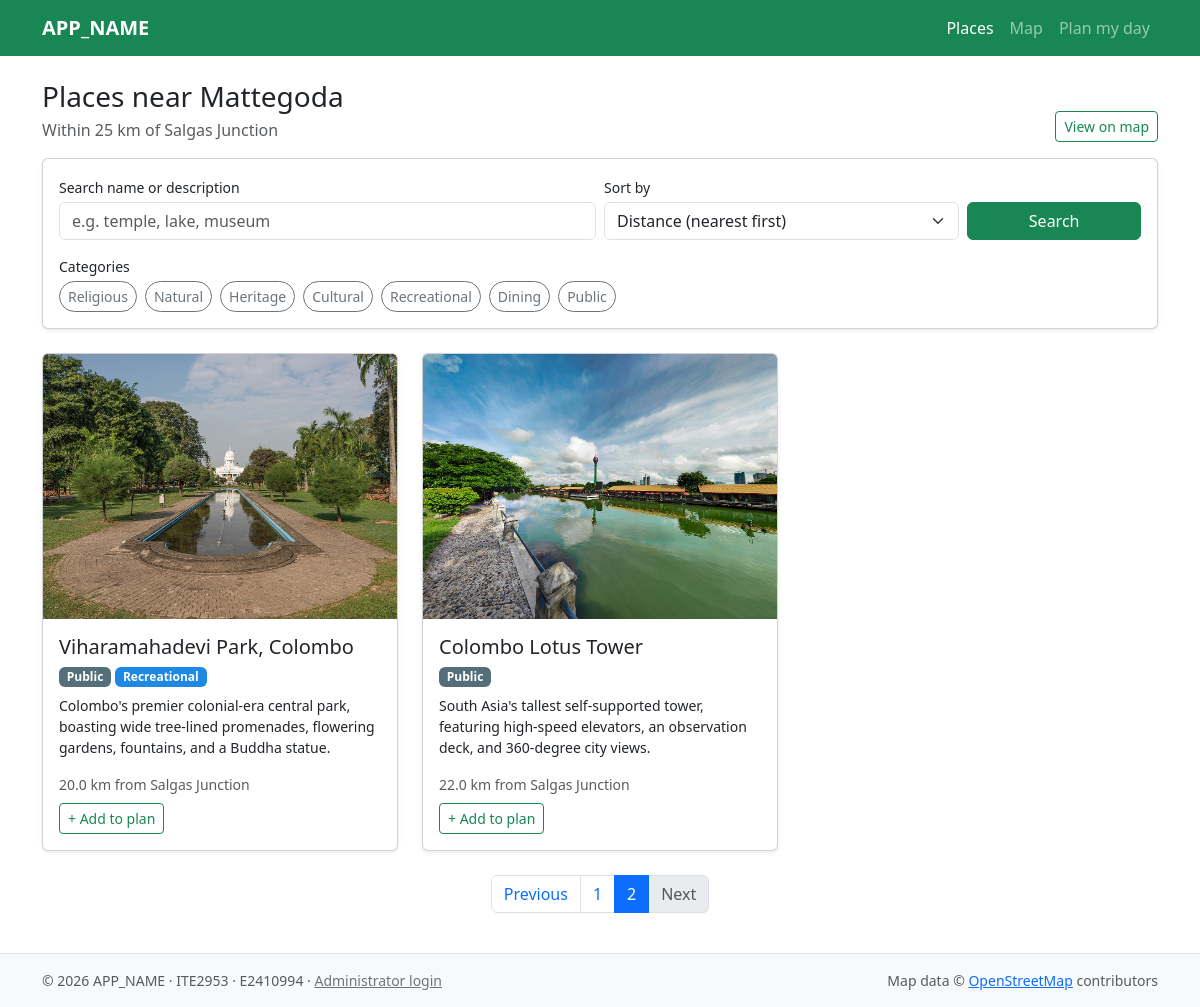
/index.php?sort=distance_asc&page=2, run on the app's committed database.
### tables this page shows
CREATE TABLE category (
  category_id  TINYINT UNSIGNED NOT NULL AUTO_INCREMENT,
  name         VARCHAR(30) NOT NULL,
  badge_colour CHAR(7)     NOT NULL,
  marker_icon  VARCHAR(50) NULL,
  PRIMARY KEY (category_id),
  UNIQUE KEY uq_category_name (name)
);

CREATE TABLE place (
  place_id           INT UNSIGNED NOT NULL AUTO_INCREMENT,
  name               VARCHAR(120) NOT NULL,
  summary            VARCHAR(200) NOT NULL,
  description        TEXT         NOT NULL,
  latitude           DECIMAL(9,6) NOT NULL,
  longitude          DECIMAL(9,6) NOT NULL,
  access_point       VARCHAR(150) NULL,
  opening_time       TIME NULL,
  closing_time       TIME NULL,
  closed_days        SET('Mon','Tue','Wed','Thu','Fri','Sat','Sun','Poya') NOT NULL DEFAULT '',
  entry_fee          VARCHAR(120) NULL,
  best_time          VARCHAR(120) NULL,
  visit_duration_min SMALLINT UNSIGNED NULL,
  travel_tips        TEXT NULL,
  facilities         VARCHAR(255) NULL,
  distance_km        DECIMAL(5,2) NULL,
  travel_min         SMALLINT UNSIGNED NULL,
  info_source        VARCHAR(255) NULL,
  is_active          TINYINT(1) NOT NULL DEFAULT 1,
  created_at         DATETIME NOT NULL DEFAULT CURRENT_TIMESTAMP,
  updated_at         DATETIME NOT NULL DEFAULT CURRENT_TIMESTAMP ON UPDATE CURRENT_TIMESTAMP,
  PRIMARY KEY (place_id),
  KEY idx_place_active_distance (is_active, distance_km)
);

### includes/bootstrap.php (called while the page is built, shortened)
<?php
require_once __DIR__ . '/helpers.php';
spl_autoload_register(function (string $class): void {
    $file = __DIR__ . '/../src/' . $class . '.php';
});

### src/Database.php (called while the page is built, shortened)
<?php
final class Database
{
    private static ?PDO $pdo = null;
    public static function getConnection(): PDO
    {
        if (self::$pdo === null) {
            $dsn = sprintf(
                'mysql:host=%s;port=%d;dbname=%s;charset=utf8mb4',
                DB_HOST, DB_PORT, DB_NAME
            );
            self::$pdo = new PDO($dsn, DB_USER, DB_PASS, [
                PDO::ATTR_ERRMODE            => PDO::ERRMODE_EXCEPTION,
                PDO::ATTR_DEFAULT_FETCH_MODE => PDO::FETCH_ASSOC,
                PDO::ATTR_EMULATE_PREPARES   => false,
            ]);
        }
        return self::$pdo;
    }
}

### src/Category.php (called while the page is built, shortened)
<?php
final class Category
{
    private static ?array $cache = null;
    public static function findAll(): array
    {
        if (self::$cache === null) {
            self::$cache = [];
            $rows = Database::getConnection()
                ->query('SELECT category_id, name, badge_colour, marker_icon FROM category ORDER BY category_id')
                ->fetchAll();
            foreach ($rows as $r) {
                self::$cache[(int) $r['category_id']] = new self(
                    (int) $r['category_id'],
                    $r['name'],
                    $r['badge_colour'],
                    $r['marker_icon']
                );
            }
        }
        return self::$cache;
    }
}

### includes/helpers.php (called while the page is built, shortened)
<?php
function h(?string $value): string
{
    return htmlspecialchars($value ?? '', ENT_QUOTES | ENT_SUBSTITUTE, 'UTF-8');
}
function url(string $path = ''): string
{
    return BASE_URL . '/' . ltrim($path, '/');
}
function selected_categories(array $all): array
{
    $selected = [];
    return array_values(array_unique($selected));
}
function search_keyword(): string
{
    $q = is_string($_GET['q'] ?? null) ? trim($_GET['q']) : '';
    return mb_substr($q, 0, 100);
}
function filter_query(array $categories, string $q): string
{
    return http_build_query(array_filter(['cat' => $categories, 'q' => $q], fn($v) => $v !== '' && $v !== []));
}

### src/Place.php (called while the page is built, shortened)
<?php
final class Place
{
    public readonly array $categoryIds;
    private function __construct(array $row)
    {
        $float = fn(string $k): ?float => isset($row[$k]) ? (float) $row[$k] : null;
        $this->placeId     = (int) $row['place_id'];
        $this->name        = $row['name'];
        $this->summary     = $row['summary'] ?? '';
        $this->distanceKm  = $float('distance_km');
        $this->categoryIds = isset($row['category_ids'])
            ? array_map('intval', explode(',', $row['category_ids']))
            : [];
        $this->thumbPath   = $row['thumb_path'] ?? null;
    }
    public static function findAll(array $filters = [], string $sort = 'distance_asc'): array
    {
        $orderBy = self::SORTS[$sort] ?? self::SORTS['distance_asc'];
        $where   = ['p.is_active = 1'];
        $params  = [];
        $categoryIds = $filters['categories'] ?? [];
        $keyword = trim($filters['q'] ?? '');
        $sql = 'SELECT p.place_id, p.name, p.summary, p.distance_km, p.latitude, p.longitude,
                       p.opening_time, p.closing_time, p.closed_days, p.visit_duration_min, p.travel_tips,
                       GROUP_CONCAT(pc.category_id ORDER BY pc.is_primary DESC, pc.category_id) AS category_ids,
                       (SELECT ph.file_path
                          FROM place_photo ph
                         WHERE ph.place_id = p.place_id
                         ORDER BY ph.sort_order, ph.photo_id
                         LIMIT 1) AS thumb_path
                  FROM place p
                  LEFT JOIN place_category pc ON pc.place_id = p.place_id
                 WHERE ' . implode(' AND ', $where) . '
                 GROUP BY p.place_id, p.name, p.summary, p.distance_km, p.latitude, p.longitude,
                          p.opening_time, p.closing_time, p.closed_days, p.visit_duration_min, p.travel_tips
                 ORDER BY ' . $orderBy;
        $stmt = Database::getConnection()->prepare($sql);
        $stmt->execute($params);
        return array_map(fn(array $row) => new self($row), $stmt->fetchAll());
    }
    public function getCategories(): array
    {
        $all = Category::findAll();
        return array_values(array_filter(
            array_map(fn(int $id) => $all[$id] ?? null, $this->categoryIds)
        ));
    }
}

### index.php (the view, shortened to what this page needs)
<?php
require __DIR__ . '/includes/bootstrap.php';
$sortOptions = [
    'distance_asc'  => 'Distance (nearest first)',
    'distance_desc' => 'Distance (farthest first)',
    'name'          => 'Name (A–Z)',
];
$sort = $_GET['sort'] ?? 'distance_asc';
$allCategories = Category::findAll();
$selected      = selected_categories($allCategories);
$q             = search_keyword();
$mapUrl        = url('map.php' . (filter_query($selected, $q) !== '' ? '?' . filter_query($selected, $q) : ''));
$places     = Place::findAll(['categories' => $selected, 'q' => $q], $sort);
$total      = count($places);
$totalPages = max(1, (int) ceil($total / PER_PAGE));
$page       = filter_input(INPUT_GET, 'page', FILTER_VALIDATE_INT, ['options' => ['min_range' => 1]]) ?: 1;
$page       = min($page, $totalPages);
$pagePlaces = array_slice($places, ($page - 1) * PER_PAGE, PER_PAGE);
$baseQuery = array_filter(['q' => $q, 'cat' => $selected, 'sort' => $sort], fn($v) => $v !== '' && $v !== []);
$pageUrl   = fn(int $n): string => url('index.php?' . http_build_query($baseQuery + ['page' => $n]));
$clearUrl  = url('index.php?' . http_build_query(['sort' => $sort]));
require __DIR__ . '/includes/header.php';
?>
<div class="d-flex flex-wrap justify-content-between align-items-end gap-2 mb-3">
  <div>
    <h1 class="h3 mb-1">Places near Mattegoda</h1>
    <p class="text-muted mb-0">Within 25 km of Salgas Junction</p>
  </div>
  <a class="btn btn-outline-success btn-sm" href="<?= h($mapUrl) ?>">View on map</a>
</div>
<form method="get" class="card card-body shadow-sm mb-4" role="search" aria-label="Filter places">
  <div class="row g-2 align-items-end">
    <div class="col-md-6">
      <label for="q" class="form-label small mb-1">Search name or description</label>
      <input type="search" id="q" name="q" class="form-control" value="<?= h($q) ?>"
             maxlength="100" placeholder="e.g. temple, lake, museum">
    </div>
    <div class="col-7 col-md-4">
      <label for="sort" class="form-label small mb-1">Sort by</label>
      <select id="sort" name="sort" class="form-select" onchange="this.form.submit()">
        <?php foreach ($sortOptions as $value => $label): ?>
          <option value="<?= h($value) ?>" <?= $value === $sort ? 'selected' : '' ?>><?= h($label) ?></option>
        <?php endforeach; ?>
      </select>
    </div>
    <div class="col-5 col-md-2 d-grid">
      <button type="submit" class="btn btn-success">Search</button>
    </div>
  </div>
  <fieldset class="mt-3">
    <legend class="form-label small mb-1">Categories</legend>
    <div class="d-flex flex-wrap gap-2">
      <?php foreach ($allCategories as $cat): ?>
        <?php $id = 'cat-' . $cat->categoryId; ?>
        <label class="btn btn-sm btn-outline-secondary rounded-pill" for="<?= $id ?>">
          <?= h(ucfirst($cat->name)) ?>
        </label>
      <?php endforeach; ?>
    </div>
  </fieldset>
</form>
<?php if ($total === 0): ?>
  <div class="text-center py-5" aria-live="polite">
    <p class="lead mb-3">No places found</p>
    <a class="btn btn-outline-success" href="<?= h($clearUrl) ?>">Clear all filters</a>
  </div>
<?php else: ?>
  <div class="row row-cols-1 row-cols-sm-2 row-cols-lg-3 g-4">
    <?php foreach ($pagePlaces as $place): ?>
      <div class="col">
        <article class="card h-100 place-card shadow-sm">
          <img src="<?= h(url($place->thumbPath ?? 'assets/img/placeholder.svg')) ?>"
               class="card-img-top" alt="<?= h($place->name) ?>" loading="lazy">
          <div class="card-body d-flex flex-column">
            <h2 class="h5 card-title">
              <a class="stretched-link text-decoration-none text-reset"
                 href="<?= h(url('place.php?id=' . $place->placeId)) ?>"><?= h($place->name) ?></a>
            </h2>
            <div class="mb-2 d-flex flex-wrap gap-1">
              <?php foreach ($place->getCategories() as $cat): ?>
                <span class="badge badge-cat" style="background-color: <?= h($cat->badgeColour) ?>">
                  <?= h(ucfirst($cat->name)) ?>
                </span>
              <?php endforeach; ?>
            </div>
            <p class="card-text small flex-grow-1"><?= h($place->summary) ?></p>
            <p class="card-text small text-muted mb-0">
              <?= $place->distanceKm !== null
                    ? h(number_format($place->distanceKm, 1)) . ' km from Salgas Junction'
                    : 'Distance not available' ?>
            </p>
            <button type="button" class="btn btn-sm btn-outline-success btn-plan mt-2 align-self-start"
                    data-add-to-plan="<?= $place->placeId ?>" data-name="<?= h($place->name) ?>">+ Add to plan</button>
          </div>
        </article>
      </div>
    <?php endforeach; ?>
  </div>
  <?php if ($totalPages > 1): ?>
    <nav class="mt-4" aria-label="Place list pages">
      <ul class="pagination justify-content-center">
        <li class="page-item <?= $page === 1 ? 'disabled' : '' ?>">
          <a class="page-link" href="<?= h($pageUrl($page - 1)) ?>"
             <?= $page === 1 ? 'tabindex="-1" aria-disabled="true"' : '' ?>>Previous</a>
        </li>
        <?php for ($n = 1; $n <= $totalPages; $n++): ?>
          <li class="page-item <?= $n === $page ? 'active' : '' ?>">
            <a class="page-link" href="<?= h($pageUrl($n)) ?>"
               <?= $n === $page ? 'aria-current="page"' : '' ?>><?= $n ?></a>
          </li>
        <?php endfor; ?>
        <li class="page-item <?= $page === $totalPages ? 'disabled' : '' ?>">
          <a class="page-link" href="<?= h($pageUrl($page + 1)) ?>"
             <?= $page === $totalPages ? 'tabindex="-1" aria-disabled="true"' : '' ?>>Next</a>
        </li>
      </ul>
    </nav>
  <?php endif; ?>
<?php endif; ?>
<?php require __DIR__ . '/includes/footer.php'; ?>

### assets/css/style.css (style rules this page uses)
.place-card img { aspect-ratio: 4 / 3; object-fit: cover; }
.badge-cat { color: #fff; }
.place-card { transition: transform .15s ease, box-shadow .15s ease; }
.btn-plan { position: relative; z-index: 2; }

### data on the page
category: name "Religious"
category: name "Natural"
category: name "Heritage"
category: name "Cultural"
category: name "Recreational"
category: name "Dining"
category: name "Public"
place: shows a picture, name "Viharamahadevi Park, Colombo", summary "Colombo's premier colonial-era central park, boasting wide tree-lined promenades, flowering gardens, fountains, and a Buddha statue.", distance_km "20.0"
place: shows a picture, name "Colombo Lotus Tower", summary "South Asia's tallest self-supported tower, featuring high-speed elevators, an observation deck, and 360-degree city views.", distance_km "22.0"

### other printed values
APP_NAME "APP_NAME"
$label "Places"
$label "Map"
$label "Plan my day"
form field sort "Distance (nearest first)"
